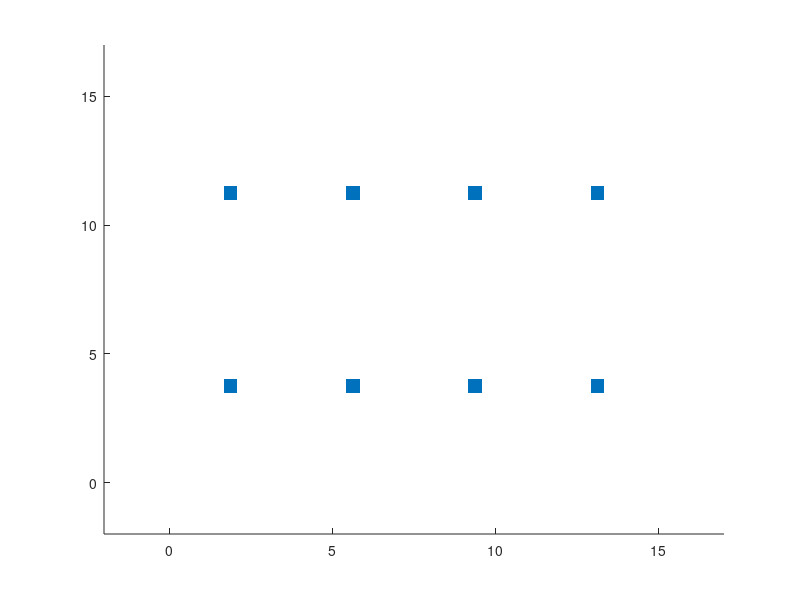

Recreate this plot in MATLAB. (Note: this script raises an error after producing the figure.)
rng(0)

% Number of channels
num_chans = 10;

% Generate sample points
geom_spacing = 100;
grid_dim = 15;
sample_points_vec = linspace(0.5,grid_dim-0.5,geom_spacing);
[X,Y] = meshgrid(sample_points_vec,sample_points_vec);
sample_points = [X(:) Y(:)];

%Num users
num_users = 8;
num_choices = geom_spacing^2;

% BTS cords
num_bts = num_users; % k*k channel
x_offset = grid_dim/8;
y_cord1 = grid_dim/4;
y_cord2 = (grid_dim*3)/4;
x_sep = grid_dim/(num_users/2);
bts_cords = ones([num_users,2]);
bts_cords(1:1:num_users/2,2) = y_cord1;
bts_cords(1:1:num_users/2,1) = x_offset+(0:1:(num_users/2-1))*x_sep;
bts_cords(num_users/2+1:1:num_users,2) = y_cord2;
bts_cords(num_users/2+1:1:num_users,1) = x_offset+(0:1:(num_users/2-1))*x_sep;


figure(1)
h=[];

h(1) = scatter(bts_cords(:,1),bts_cords(:,2),100,'s','filled');
hold on

ylim([-2,grid_dim+2]);
xlim([-2,grid_dim+2]);

% num_ants
num_ants = 16;
kbyk_chans = ones(num_chans,num_bts,num_users,num_ants);
kbyk_analogbeamformvecs = ones(num_chans,num_bts,num_ants);
kbyk_analogbeamformvecs_nulls = ones(num_chans,num_bts,num_ants);

chan_est_snr_db = 20;

dist_thresh = 0.5;

chan_index=1;

all_selected_cords = zeros(num_chans,num_users,2);

user_distr ='uniform'; % can be spatial or uniform

while(chan_index<=num_chans)
    
    if(user_distr == 'uniform')
        selected_user_cords = sample_points(randperm(num_choices,num_users),:);
    elseif(user_distr == 'spatial')
        selected_user_cords = zeros(num_users,2);
        for k=1:1:num_users
            y_grid_ind = floor((k-1)/4);
            x_grid_ind = mod(k-1,4);
            
            x_grid_min = (x_grid_ind)*grid_dim/4+0.5;
            x_grid_max = (x_grid_ind+1)*grid_dim/4-0.5;
            
            y_grid_min = (y_grid_ind)*grid_dim/2+0.5;
            y_grid_max = (y_grid_ind+1)*grid_dim/2-0.5;
            
            selected_user_cords(k,:) = [unifrnd(x_grid_min,x_grid_max), unifrnd(y_grid_min,y_grid_max)];
            
        end
    end
    % calculate distance to each ap, remove cases where coordinates were
    % very close
    unselect = 0;
    for j=1:1:num_bts
        curr_bts_cords = bts_cords(j,:);
        curr_dists = vecnorm(selected_user_cords-curr_bts_cords,2,2);
        min_curr_dist = min(curr_dists);
        if(min_curr_dist<dist_thresh)
            unselect =1;
            break
        end
    end
    if(unselect==1)
        continue
    end
        
%     scatter(selected_user_cords(:,1),selected_user_cords(:,2),'x')
    all_selected_cords(chan_index,:,:) = selected_user_cords;

    for j=1:1:num_bts
        curr_bts_cords = bts_cords(j,:);
        [kbyk_chans(chan_index,j,:,:), kbyk_analogbeamformvecs(chan_index,j,:,:), kbyk_analogbeamformvecs_nulls(chan_index,j,:,:)] =  chan_est_geometrical_kbyk(selected_user_cords, curr_bts_cords, chan_est_snr_db, grid_dim,  num_ants, j);
%         kbyk_chans(chan_index,j,:,:)
    end
    
    chan_index= chan_index+1;
end

legend_str= ["BTS"];

for k=1:1:num_users
    h(k+1)= scatter(all_selected_cords(:,k,1),all_selected_cords(:,k,2),'x');
    legend_str =[legend_str "User Index: "+num2str(k)];
end

h(num_users+2) = yline(grid_dim);
xline(0);
yline(0);
xline(grid_dim);
legend(h,[legend_str 'Reflector'])